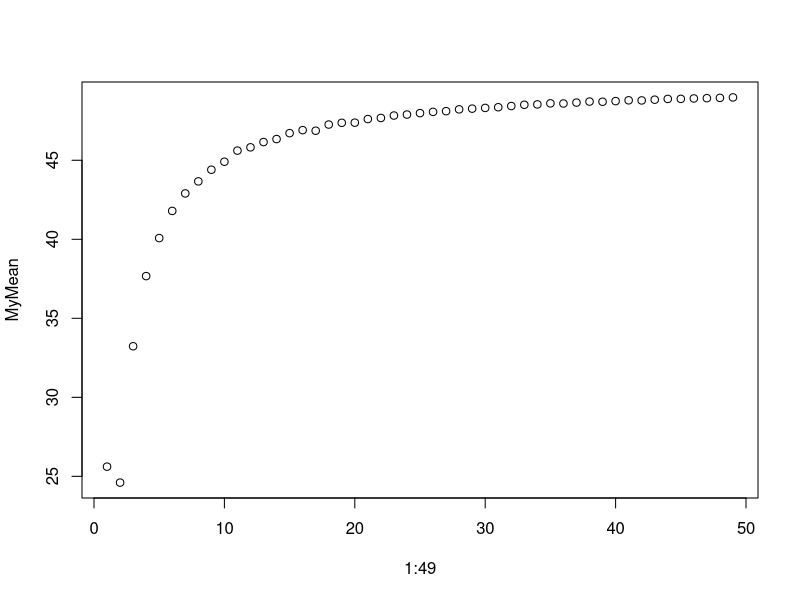
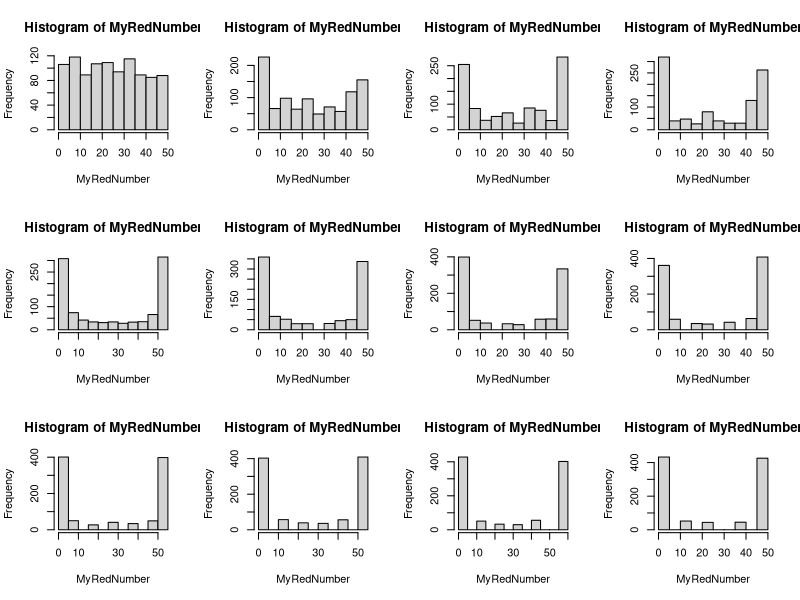

Recreate these plots in R, in order. (Note: this script raises an error after producing the figures.)
# set the random number seed
set.seed(16)

# define your variables
# How many balls do we start with
InitialNumberOfBalls<-2
# How many balls do we need eventually
TargetNumberOfBalls<-10
   
# set up the initial state of the urn
Urn<-mat.or.vec(1,TargetNumberOfBalls) 
# we will start with two balls of different colors: "red" and "blue"
# The first element of the urn vector should be set to "red", the second element should be set to "blue" (say)
Urn[1] = "red"
Urn[2] = "blue"

# set up a counter (NumberOfBalls) to keep track of how many balls we have
NumberOfBalls<-sum(Urn=="red")+sum(Urn=="blue")

# set-up a loop that pulls a ball from the urn and takes the appropriate action
while (NumberOfBalls<TargetNumberOfBalls){
	# draw a ball (WhichBall)
    MyBall = Urn[sample(1:length(Urn[Urn!=0]),1)]
	# return the ball and add another one like it
    Urn[length(Urn[Urn!=0]) + 1] = MyBall
	# increase the counter of how many balls we have in the urn
    NumberOfBalls<-sum(Urn=="red")+sum(Urn=="blue")
}

# output summaries of what is in the urn when we are done (ignoring the extra ball )
NumberOfBalls<-sum(Urn=="red")+sum(Urn=="blue")
Urn

###################################

# function
DrawBallsFromUrn <- function(InitialNumberOfBalls=1, TargetNumberOfBalls=10, ReturnBall=1){
    # set up the initial state of the urn
    Urn<-mat.or.vec(1,TargetNumberOfBalls)
    # we will start with two balls of different colors: "red" and "blue"
    # The first element of the urn vector should be set to "red", the second element should be set to "blue" (say)

    if(InitialNumberOfBalls == 1){
            Urn[1] = "red"
            Urn[2] = "blue"
    }else{
        for(i in 1:(InitialNumberOfBalls-1)){
            Urn[i] = "red"
        }
        Urn[InitialNumberOfBalls] = "blue"
    }
    # set up a counter (NumberOfBalls) to keep track of how many balls we have
    NumberOfBalls<-sum(Urn=="red")+sum(Urn=="blue")
    
    # set-up a loop that pulls a ball from the urn and takes the appropriate action
    while (NumberOfBalls<TargetNumberOfBalls){
        # draw a ball (WhichBall)
        MyBall = Urn[sample(1:length(Urn[Urn!=0]),1)]
        # return the ball and add another one like it
        MyCurrentIndex = length(Urn[Urn!=0])
        for(i in 1:ReturnBall){
            Urn[MyCurrentIndex + i] = MyBall
        }
        # increase the counter of how many balls we have in the urn
        NumberOfBalls<-sum(Urn=="red")+sum(Urn=="blue")
    }
    
    # output summaries of what is in the urn when we are done (ignoring the extra ball )
    NumberOfBalls<-sum(Urn=="red")+sum(Urn=="blue")
    Urn
}

###################################

# task 1

MyRedNumber = rep(0,1000)
for (i in 1:1000){
     MyUrn = DrawBallsFromUrn(InitialNumberOfBalls=2, TargetNumberOfBalls=50)
     MyRedNumber[i] = length(MyUrn[MyUrn=="red"])
}


# task 2
MyMean = rep(0,49)
for (j in 1:49){
    MyRedNumber = rep(0,1000)
    for (i in 1:1000){
    MyUrn = DrawBallsFromUrn(InitialNumberOfBalls=j, TargetNumberOfBalls=50)
    MyRedNumber[i] = length(MyUrn[MyUrn=="red"])
    }
    MyMean[j] = mean(MyRedNumber)
}

plot(1:49,MyMean)


# task 3
MyMean = rep(0,12)
par(mfrow=c(3,4))
for (j in 1:12){
    MyRedNumber = rep(0,1000)
    for (i in 1:1000){
        MyUrn = DrawBallsFromUrn(InitialNumberOfBalls=1, TargetNumberOfBalls=50, ReturnBall = j)
        MyRedNumber[i] = length(MyUrn[MyUrn=="red"])
    }
    hist(MyRedNumber)
    MyMean[j] = mean(MyRedNumber)
}

plot(1:10,MyMean)





